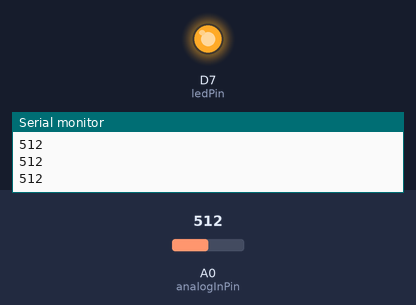
The sketch below on a simulated ESP8266 (NodeMCU). On the bench: output pins drawn as LEDs (lit = HIGH), the last lines printed to the serial monitor. The inputs (shaded band) are chosen by the test bench; at power-on: A0 (analogInPin) = 512.

Above: at 1.2 s.
1.3 s: A0 (analogInPin) set to 122
At 2.2 s:
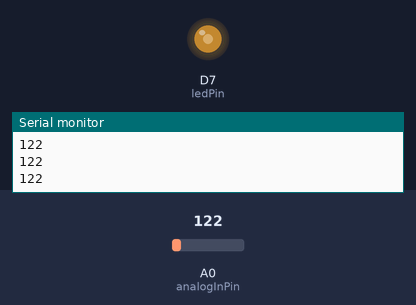
2.8 s: A0 (analogInPin) set to 0
At 3.6 s:
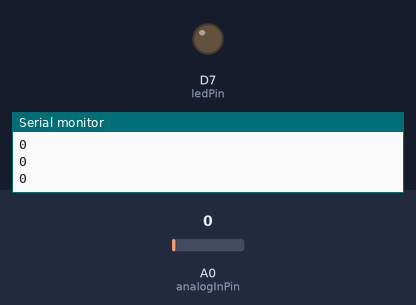
4.3 s: A0 (analogInPin) set to 306
At 5.7 s:
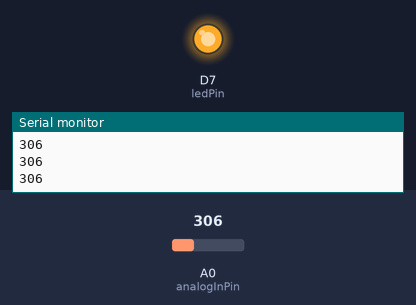
Timing chart, 0 to 7.3 s (numbered marks = the images above; inputs shaded):
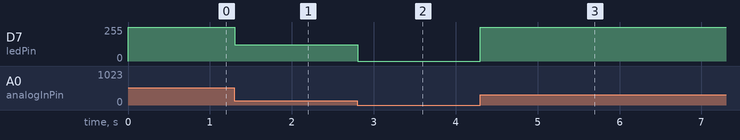

The sketch:

AnalogSensor.ino
```cpp
const int analogInPin = A0;
int sensorValue = 0;

const int ledPin = D7;
int adcValue = 0;

void setup() {
  Serial.begin(9600);
  pinMode(ledPin, OUTPUT);

}

void loop() {

  sensorValue = analogRead(analogInPin);
  adcValue = sensorValue;

  Serial.println(adcValue);
  analogWrite(ledPin, adcValue);

  delay(10);
}
```

Measured:
- after the input at 1.3 s, D7 (ledPin): 255/255 → 122/255 at once
- after the input at 2.8 s, D7 (ledPin): 122/255 → 0/255 at once
- after the input at 4.3 s, D7 (ledPin): 0/255 → 255/255 at once
